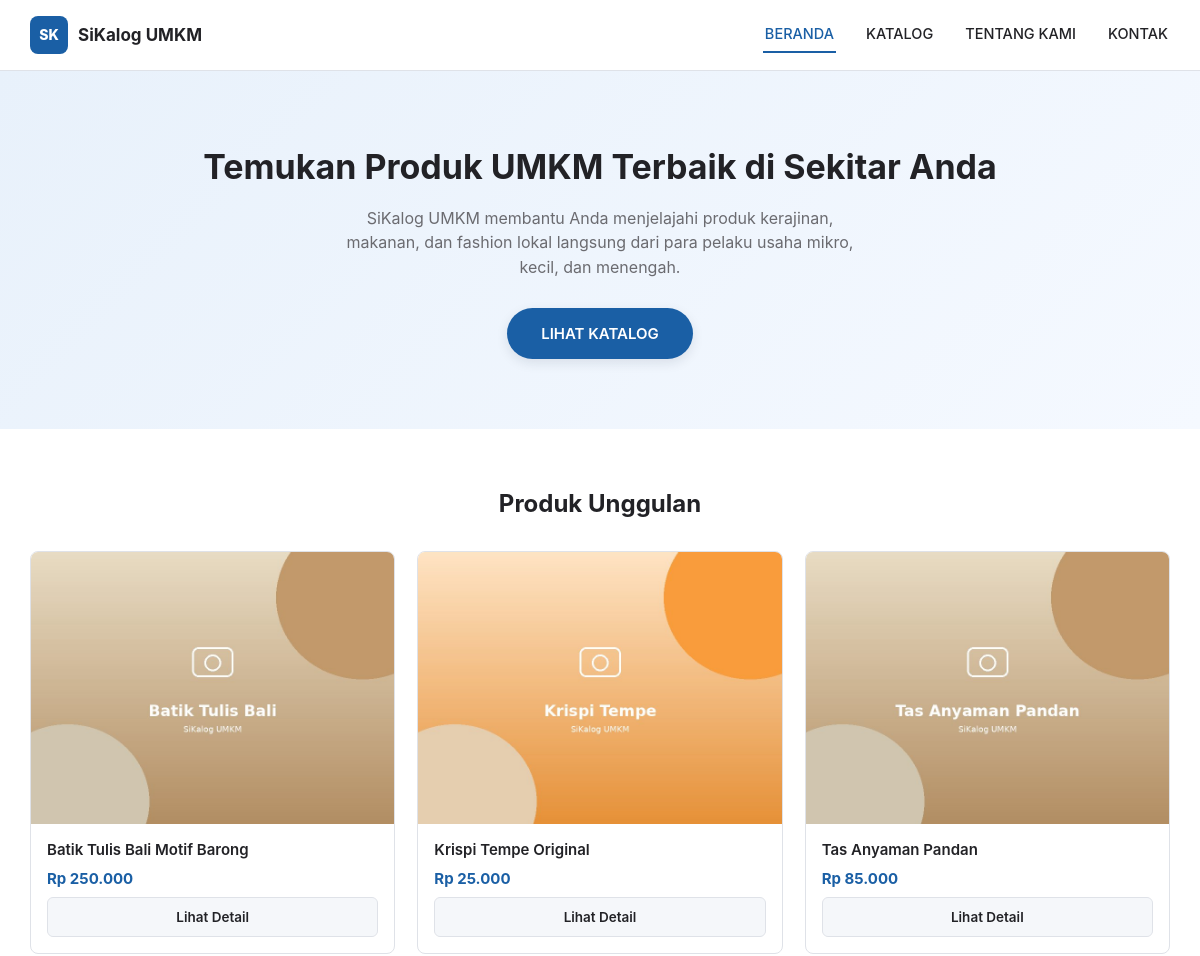
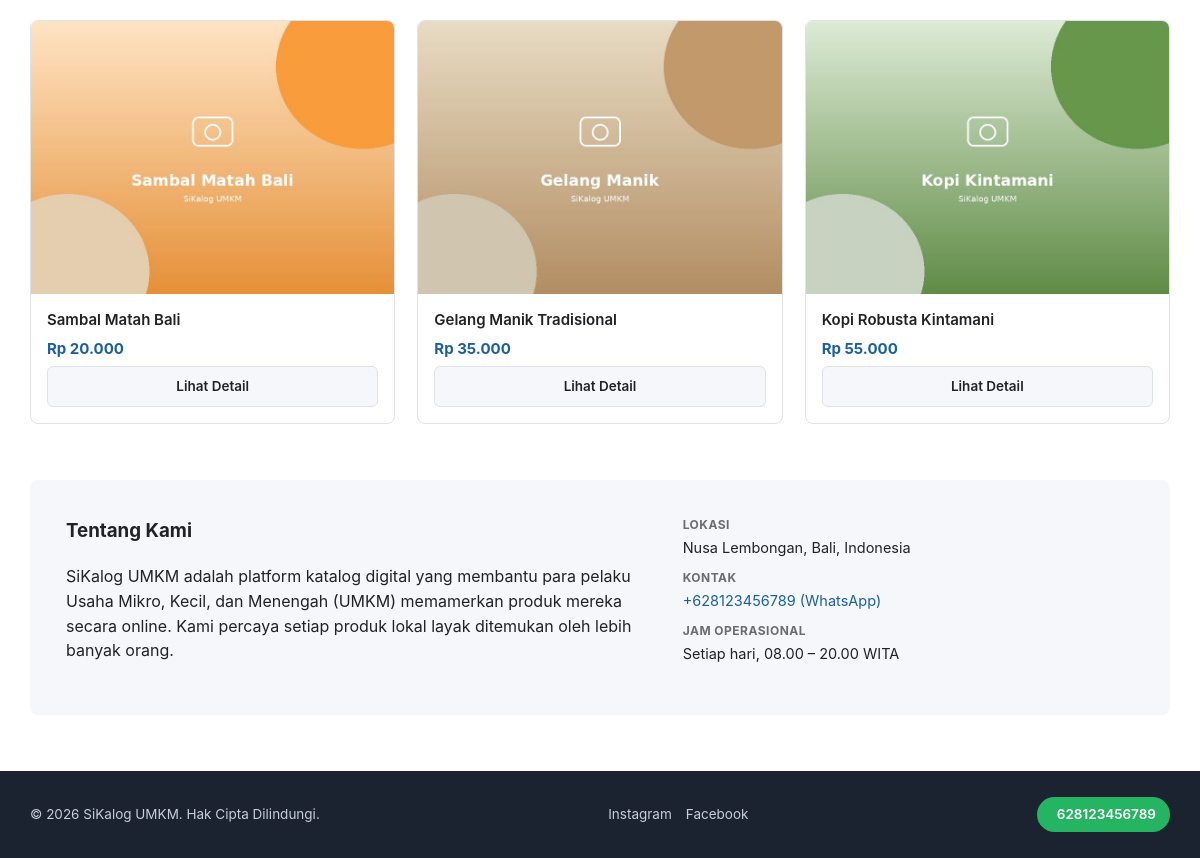
The page / on the database its author committed (2 pictures, top to bottom).
### tables this page shows
CREATE TABLE produk (
    id_produk       INT             NOT NULL AUTO_INCREMENT,
    nama_produk     VARCHAR(200)    NOT NULL,
    deskripsi       TEXT            NULL,
    harga           DECIMAL(15,2)   NOT NULL DEFAULT 0.00,
    stok            INT             NOT NULL DEFAULT 0,
    gambar          VARCHAR(255)    NULL,
    gambar_2        VARCHAR(255)    NULL COMMENT 'Gambar tambahan untuk galeri thumbnail (opsional)',
    gambar_3        VARCHAR(255)    NULL COMMENT 'Gambar tambahan untuk galeri thumbnail (opsional)',
    id_kategori     INT             NULL,
    is_active       TINYINT(1)      NOT NULL DEFAULT 1,
    created_at      TIMESTAMP       NOT NULL DEFAULT CURRENT_TIMESTAMP,
    updated_at      TIMESTAMP       NOT NULL DEFAULT CURRENT_TIMESTAMP ON UPDATE CURRENT_TIMESTAMP,
    PRIMARY KEY (id_produk),
    CONSTRAINT fk_produk_kategori FOREIGN KEY (id_kategori)
        REFERENCES kategori (id_kategori) ON DELETE SET NULL ON UPDATE CASCADE
);

### includes/functions.php (called while the page is built, shortened)
<?php
function formatRupiah($angka) {
    return 'Rp ' . number_format((float)$angka, 0, ',', '.');
}
function h($string) {
    return htmlspecialchars($string ?? '', ENT_QUOTES, 'UTF-8');
}
function gambarProduk($namaFile) {
    $path = __DIR__ . '/../uploads/' . $namaFile;
    if ($namaFile && file_exists($path)) {
        return BASE_URL . '/uploads/' . rawurlencode($namaFile);
    }
    return BASE_URL . '/assets/img/placeholder.png';
}

### index.php (the view, shortened to what this page needs)
<?php
require __DIR__ . '/config/database.php';
require __DIR__ . '/includes/functions.php';
$stmt = $pdo->query("SELECT * FROM produk WHERE is_active = 1 ORDER BY created_at DESC LIMIT 6");
$produkUnggulan = $stmt->fetchAll();
$activeNav = 'beranda';
require __DIR__ . '/includes/header.php';
?>
<section class="hero">
  <div class="container">
    <h1>Temukan Produk UMKM Terbaik di Sekitar Anda</h1>
    <p>SiKalog UMKM membantu Anda menjelajahi produk kerajinan, makanan, dan fashion lokal langsung dari para pelaku usaha mikro, kecil, dan menengah.</p>
    <a href="<?= BASE_URL ?>/katalog.php" class="btn-cta">LIHAT KATALOG</a>
  </div>
</section>
<section class="section">
  <div class="container">
    <h2 class="section-title">Produk Unggulan</h2>
    <?php if (count($produkUnggulan) === 0): ?>
      <div class="empty-state">
        <div class="icon">&#128230;</div>
        <p>Belum ada produk yang ditambahkan.</p>
      </div>
    <?php else: ?>
      <div class="product-grid">
        <?php foreach ($produkUnggulan as $p): ?>
          <div class="product-card">
            <a class="thumb" href="<?= BASE_URL ?>/detail.php?id=<?= (int)$p['id_produk'] ?>">
              <img src="<?= gambarProduk($p['gambar']) ?>" alt="<?= h($p['nama_produk']) ?>" loading="lazy">
            </a>
            <div class="body">
              <div class="pname"><a href="<?= BASE_URL ?>/detail.php?id=<?= (int)$p['id_produk'] ?>"><?= h($p['nama_produk']) ?></a></div>
              <div class="pprice"><?= formatRupiah($p['harga']) ?></div>
              <a class="btn-detail" href="<?= BASE_URL ?>/detail.php?id=<?= (int)$p['id_produk'] ?>">Lihat Detail</a>
            </div>
          </div>
        <?php endforeach; ?>
      </div>
    <?php endif; ?>
  </div>
</section>
<section class="section" id="tentang-kami" style="padding-top:0;">
  <div class="container">
    <div class="about-box">
      <div>
        <h3>Tentang Kami</h3>
        <p>SiKalog UMKM adalah platform katalog digital yang membantu para pelaku Usaha Mikro, Kecil, dan Menengah (UMKM) memamerkan produk mereka secara online. Kami percaya setiap produk lokal layak ditemukan oleh lebih banyak orang.</p>
      </div>
      <div class="about-meta">
        <div><strong>Lokasi</strong>Nusa Lembongan, Bali, Indonesia</div>
        <div><strong>Kontak</strong><a href="https://wa.me/<?= WA_NUMBER ?>" target="_blank" rel="noopener">+<?= WA_NUMBER ?> (WhatsApp)</a></div>
        <div><strong>Jam Operasional</strong>Setiap hari, 08.00 – 20.00 WITA</div>
      </div>
    </div>
  </div>
</section>
<?php require __DIR__ . '/includes/footer.php'; ?>

### includes/header.php (shortened to what this page needs)
<!DOCTYPE html>
<html lang="id">
<head>
<link rel="stylesheet" href="<?= BASE_URL ?>/assets/css/style.css">
</head>
<body>
<header class="site-header">
  <div class="container">
    <a href="<?= BASE_URL ?>/index.php" class="logo-box">
      <span class="logo-mark">SK</span>
      <span>SiKalog UMKM</span>
    </a>
    <nav class="main-nav">
      <a href="<?= BASE_URL ?>/index.php" class="<?= $activeNav === 'beranda' ? 'active' : '' ?>">BERANDA</a>
      <a href="<?= BASE_URL ?>/katalog.php" class="<?= $activeNav === 'katalog' ? 'active' : '' ?>">KATALOG</a>
      <a href="<?= BASE_URL ?>/index.php#tentang-kami">TENTANG KAMI</a>
      <a href="<?= BASE_URL ?>/index.php#kontak">KONTAK</a>
    </nav>
  </div>
</header>

### includes/footer.php (shortened to what this page needs)
<footer class="site-footer" id="kontak">
  <div class="container">
    <span>&copy; <?= date('Y') ?> SiKalog UMKM. Hak Cipta Dilindungi.</span>
    <div class="footer-social">
      <a href="https://instagram.com/" target="_blank" rel="noopener">Instagram</a>
      <a href="https://facebook.com/" target="_blank" rel="noopener">Facebook</a>
    </div>
    <a class="footer-wa" href="https://wa.me/<?= WA_NUMBER ?>" target="_blank" rel="noopener">
      <?= WA_NUMBER ?>
    </a>
  </div>
</footer>
</body>
</html>

### assets/css/style.css (style rules this page uses)
:root { --primary: #1a5fa5; --primary-dark: #134577; --primary-light: #e8f1fb; --accent-green: #25b562; --accent-green-dark: #1f9851; --danger: #c0392b; --danger-dark: #9c2d21; --text-dark: #222226; --text-muted: #6b6b70; --border: #dfe2e8; --bg-soft: #f5f7fa; --white: #ffffff; --radius: 8px; --shadow: 0 1px 3px rgba(20, 30, 50, 0.08), 0 1px 2px rgba(20, 30, 50, 0.06); --shadow-md: 0 4px 12px rgba(20, 30, 50, 0.10); }
* { box-sizing: border-box; }
body { margin: 0; font-family: -apple-system, BlinkMacSystemFont, "Segoe UI", Roboto, Helvetica, Arial, sans-serif; color: var(--text-dark); background: var(--white); line-height: 1.55; }
a { color: var(--primary); text-decoration: none; }
img { max-width: 100%; display: block; }
.container { max-width: 1180px; margin: 0 auto; padding: 0 20px; }
.site-header { border-bottom: 1px solid var(--border); background: var(--white); position: sticky; top: 0; z-index: 50; }
.site-header .container { display: flex; align-items: center; justify-content: space-between; height: 70px; }
.logo-box { display: flex; align-items: center; gap: 10px; font-weight: 700; font-size: 17px; color: var(--text-dark); }
.logo-box .logo-mark { width: 38px; height: 38px; border-radius: 8px; background: var(--primary); color: #fff; display: flex; align-items: center; justify-content: center; font-weight: 800; font-size: 14px; }
.main-nav { display: flex; gap: 28px; align-items: center; }
.main-nav a { color: var(--text-dark); font-weight: 500; font-size: 14.5px; padding: 6px 2px; border-bottom: 2px solid transparent; }
.main-nav a.active, .main-nav a:hover { color: var(--primary); border-bottom-color: var(--primary); text-decoration: none; }
.hero { background: linear-gradient(135deg, var(--primary-light) 0%, #f5f9ff 100%); padding: 70px 0; text-align: center; }
.hero h1 { font-size: 34px; margin: 0 0 12px; color: var(--text-dark); }
.hero p { font-size: 16px; color: var(--text-muted); max-width: 520px; margin: 0 auto 28px; }
.btn-cta { display: inline-block; background: var(--primary); color: #fff; padding: 14px 34px; border-radius: 30px; font-weight: 600; font-size: 15px; box-shadow: var(--shadow-md); }
.section { padding: 56px 0; }
.section-title { font-size: 24px; font-weight: 700; margin: 0 0 28px; text-align: center; }
.product-grid { display: grid; grid-template-columns: repeat(3, 1fr); gap: 22px; }
.product-card { border: 1px solid var(--border); border-radius: var(--radius); overflow: hidden; background: var(--white); transition: box-shadow .2s, transform .2s; display: flex; flex-direction: column; }
.product-card .thumb { aspect-ratio: 4/3; background: var(--bg-soft); overflow: hidden; }
.product-card .thumb img { width: 100%; height: 100%; object-fit: cover; }
.product-card .body { padding: 14px 16px 16px; display: flex; flex-direction: column; gap: 6px; flex: 1; }
.product-card .pname { font-weight: 600; font-size: 15px; color: var(--text-dark); }
.product-card .pname a { color: inherit; }
.product-card .pprice { color: var(--primary); font-weight: 700; font-size: 15px; }
.product-card .btn-detail { margin-top: auto; display: block; text-align: center; background: var(--bg-soft); border: 1px solid var(--border); color: var(--text-dark); padding: 9px; border-radius: 6px; font-weight: 600; font-size: 13.5px; }
.about-box { background: var(--bg-soft); border-radius: var(--radius); padding: 36px; display: grid; grid-template-columns: 1.3fr 1fr; gap: 30px; }
.about-box h3 { margin-top: 0; }
.about-meta div { margin-bottom: 10px; font-size: 14.5px; }
.about-meta strong { display: block; color: var(--text-muted); font-size: 12px; text-transform: uppercase; letter-spacing: .04em; margin-bottom: 2px; }
.site-footer { background: #1b2330; color: #c9ced8; padding: 26px 0; font-size: 13.5px; }
.site-footer .container { display: flex; align-items: center; justify-content: space-between; flex-wrap: wrap; gap: 12px; }
.site-footer a { color: #c9ced8; }
.footer-social { display: flex; gap: 14px; }
.footer-wa { display: inline-flex; align-items: center; gap: 6px; background: var(--accent-green); color: #fff !important; padding: 7px 14px; border-radius: 20px; font-weight: 600; }

### rows shown on the page
produk: gambar (picture), nama_produk "Batik Tulis Bali Motif Barong", harga "Rp 250.000"
produk: gambar (picture), nama_produk "Krispi Tempe Original", harga "Rp 25.000"
produk: gambar (picture), nama_produk "Tas Anyaman Pandan", harga "Rp 85.000"
produk: gambar (picture), nama_produk "Sambal Matah Bali", harga "Rp 20.000"
produk: gambar (picture), nama_produk "Gelang Manik Tradisional", harga "Rp 35.000"
produk: gambar (picture), nama_produk "Kopi Robusta Kintamani", harga "Rp 55.000"

### other values the page prints
WA_NUMBER "628123456789"
